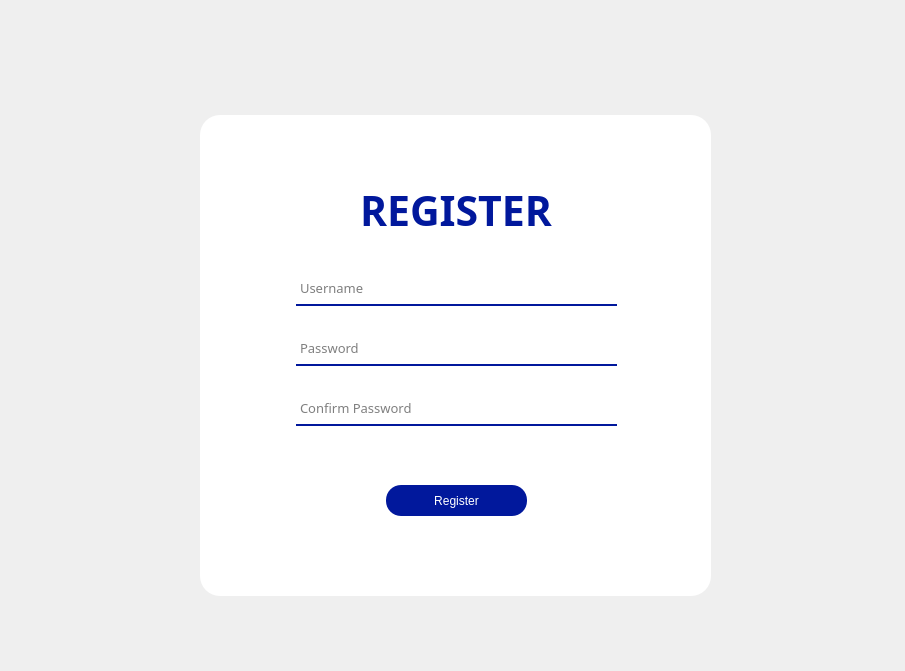
<?xml version="1.0" encoding="UTF-8"?>
<ui version="4.0">
 <class>Form</class>
 <widget class="QWidget" name="Form">
  <property name="geometry">
   <rect>
    <x>0</x>
    <y>0</y>
    <width>905</width>
    <height>671</height>
   </rect>
  </property>
  <property name="windowTitle">
   <string>Form</string>
  </property>
  <widget class="QWidget" name="widget" native="true">
   <property name="geometry">
    <rect>
     <x>180</x>
     <y>100</y>
     <width>551</width>
     <height>511</height>
    </rect>
   </property>
   <widget class="QTextBrowser" name="input_username">
    <property name="geometry">
     <rect>
      <x>116</x>
      <y>175</y>
      <width>321</width>
      <height>31</height>
     </rect>
    </property>
    <property name="font">
     <font>
      <family>Nunito Light</family>
      <pointsize>10</pointsize>
     </font>
    </property>
    <property name="contextMenuPolicy">
     <enum>Qt::NoContextMenu</enum>
    </property>
    <property name="styleSheet">
     <string notr="true">background-color: rgba(0,0,0,0);
border : none;
border-bottom : 2px solid rgb(1, 24, 156);
color: rgb(0, 0, 0);
padding-bottom: 1px;</string>
    </property>
    <property name="readOnly">
     <bool>false</bool>
    </property>
    <property name="placeholderText">
     <string>Username</string>
    </property>
   </widget>
   <widget class="QTextBrowser" name="input_password">
    <property name="geometry">
     <rect>
      <x>116</x>
      <y>235</y>
      <width>321</width>
      <height>31</height>
     </rect>
    </property>
    <property name="font">
     <font>
      <family>Nunito Light</family>
      <pointsize>10</pointsize>
     </font>
    </property>
    <property name="styleSheet">
     <string notr="true">background-color: rgba(0,0,0,0);
border : none;
border-bottom : 2px solid rgb(1, 24, 156);
color: rgb(0, 0, 0);
padding-bottom: 1px;</string>
    </property>
    <property name="readOnly">
     <bool>false</bool>
    </property>
    <property name="html">
     <string>&lt;!DOCTYPE HTML PUBLIC &quot;-//W3C//DTD HTML 4.0//EN&quot; &quot;http://www.w3.org/TR/REC-html40/strict.dtd&quot;&gt;
&lt;html&gt;&lt;head&gt;&lt;meta name=&quot;qrichtext&quot; content=&quot;1&quot; /&gt;&lt;style type=&quot;text/css&quot;&gt;
p, li { white-space: pre-wrap; }
&lt;/style&gt;&lt;/head&gt;&lt;body style=&quot; font-family:'Nunito Light'; font-size:10pt; font-weight:400; font-style:normal;&quot;&gt;
&lt;p style=&quot;-qt-paragraph-type:empty; margin-top:0px; margin-bottom:0px; margin-left:0px; margin-right:0px; -qt-block-indent:0; text-indent:0px; font-family:'MS Shell Dlg 2'; font-size:7.875pt;&quot;&gt;&lt;br /&gt;&lt;/p&gt;&lt;/body&gt;&lt;/html&gt;</string>
    </property>
    <property name="placeholderText">
     <string>Password</string>
    </property>
   </widget>
   <widget class="QLabel" name="dangnhap">
    <property name="geometry">
     <rect>
      <x>121</x>
      <y>45</y>
      <width>310</width>
      <height>131</height>
     </rect>
    </property>
    <property name="font">
     <font>
      <family>Public Sans Black</family>
      <pointsize>31</pointsize>
      <weight>75</weight>
      <bold>true</bold>
     </font>
    </property>
    <property name="styleSheet">
     <string notr="true">color : rgb(1, 24, 156)</string>
    </property>
    <property name="text">
     <string>REGISTER</string>
    </property>
    <property name="textFormat">
     <enum>Qt::MarkdownText</enum>
    </property>
    <property name="alignment">
     <set>Qt::AlignCenter</set>
    </property>
   </widget>
   <widget class="QTextBrowser" name="input_password_2">
    <property name="geometry">
     <rect>
      <x>116</x>
      <y>295</y>
      <width>321</width>
      <height>31</height>
     </rect>
    </property>
    <property name="font">
     <font>
      <family>Nunito Light</family>
      <pointsize>10</pointsize>
     </font>
    </property>
    <property name="styleSheet">
     <string notr="true">background-color: rgba(0,0,0,0);
border : none;
border-bottom : 2px solid rgb(1, 24, 156);
color: rgb(0, 0, 0);
padding-bottom: 1px;</string>
    </property>
    <property name="readOnly">
     <bool>false</bool>
    </property>
    <property name="html">
     <string>&lt;!DOCTYPE HTML PUBLIC &quot;-//W3C//DTD HTML 4.0//EN&quot; &quot;http://www.w3.org/TR/REC-html40/strict.dtd&quot;&gt;
&lt;html&gt;&lt;head&gt;&lt;meta name=&quot;qrichtext&quot; content=&quot;1&quot; /&gt;&lt;style type=&quot;text/css&quot;&gt;
p, li { white-space: pre-wrap; }
&lt;/style&gt;&lt;/head&gt;&lt;body style=&quot; font-family:'Nunito Light'; font-size:10pt; font-weight:400; font-style:normal;&quot;&gt;
&lt;p style=&quot;-qt-paragraph-type:empty; margin-top:0px; margin-bottom:0px; margin-left:0px; margin-right:0px; -qt-block-indent:0; text-indent:0px; font-family:'MS Shell Dlg 2'; font-size:7.875pt;&quot;&gt;&lt;br /&gt;&lt;/p&gt;&lt;/body&gt;&lt;/html&gt;</string>
    </property>
    <property name="placeholderText">
     <string>Confirm Password</string>
    </property>
   </widget>
   <widget class="QPushButton" name="login">
    <property name="geometry">
     <rect>
      <x>206</x>
      <y>385</y>
      <width>141</width>
      <height>31</height>
     </rect>
    </property>
    <property name="styleSheet">
     <string notr="true">QPushButton
{
color: rgb(255, 255, 255);
font: 10pt &quot;Nunito Medium&quot;;
border-radius: 15px;
background-color: rgb(1, 24, 156);
}
QPushButton:hover
{
color: rgb(1, 24, 156);
font: 10pt &quot;Nunito Black&quot;;
background-color: rgb(222, 233, 255);
border-radius: 15px;
}
QPushButton:pressed
{
color: rgb(0,0,0);
font: 10pt &quot;Nunito Medium&quot;;
border-radius: 15px;
background-color: rgb(255, 255, 255);
}</string>
    </property>
    <property name="text">
     <string>Register</string>
    </property>
    <property name="autoDefault">
     <bool>false</bool>
    </property>
    <property name="default">
     <bool>false</bool>
    </property>
   </widget>
   <widget class="QLabel" name="bg_2">
    <property name="geometry">
     <rect>
      <x>20</x>
      <y>15</y>
      <width>511</width>
      <height>481</height>
     </rect>
    </property>
    <property name="styleSheet">
     <string notr="true">background-color: rgb(255, 255, 255);
border-radius: 20px;</string>
    </property>
    <property name="text">
     <string/>
    </property>
   </widget>
   <zorder>bg_2</zorder>
   <zorder>input_username</zorder>
   <zorder>input_password</zorder>
   <zorder>dangnhap</zorder>
   <zorder>input_password_2</zorder>
   <zorder>login</zorder>
  </widget>
 </widget>
 <resources/>
 <connections/>
</ui>
